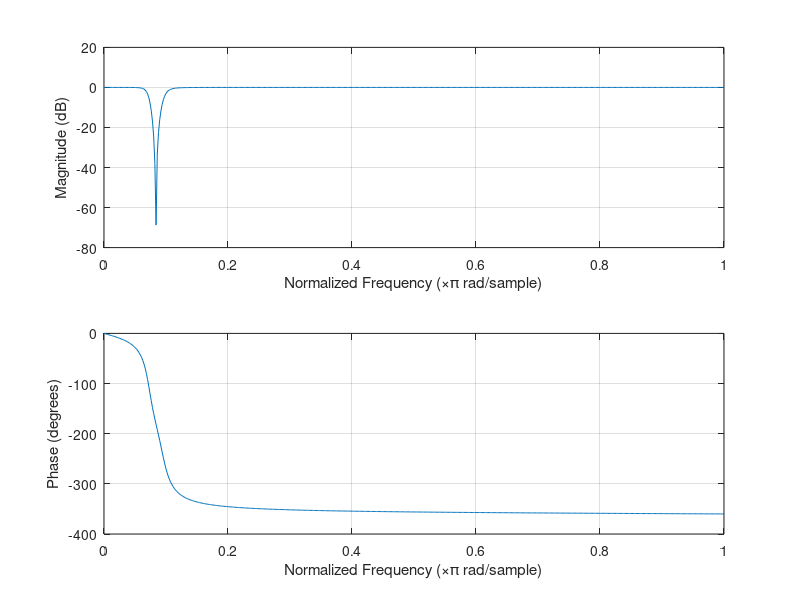
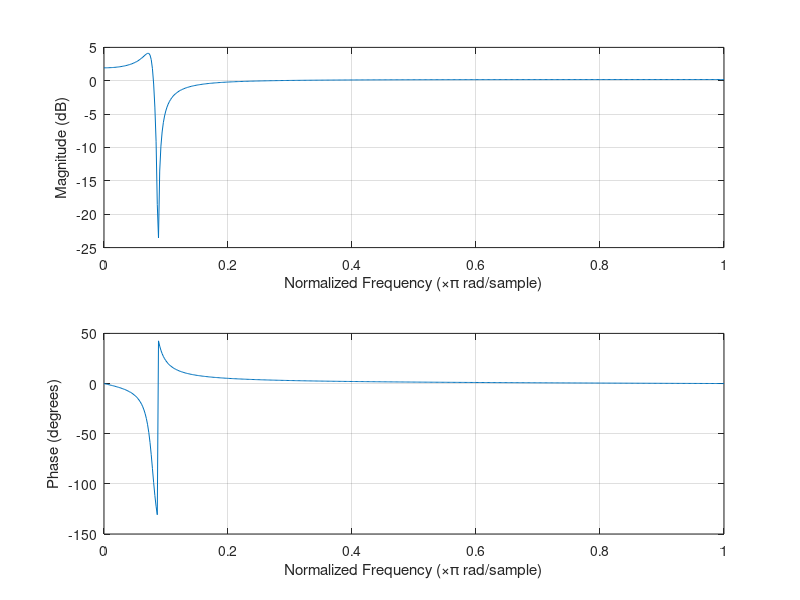
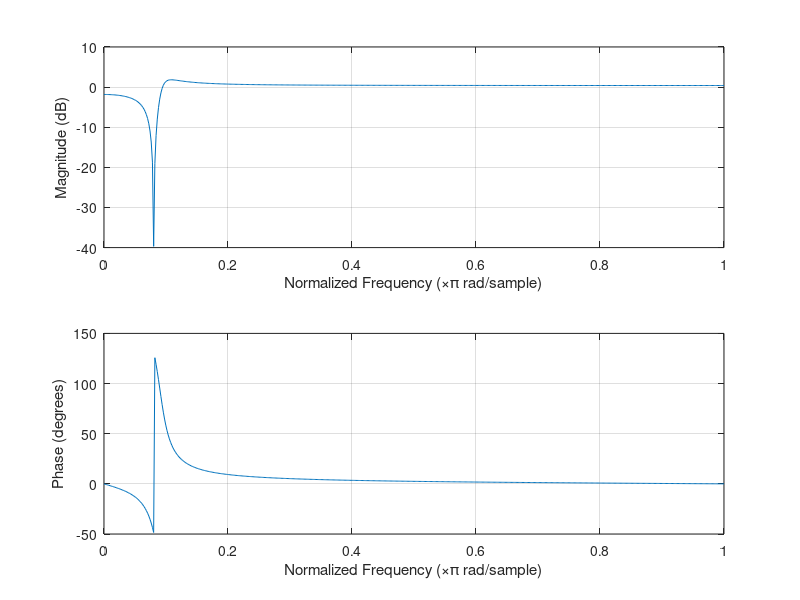

The MATLAB source for these figures, in order: (Note: this script raises an error after producing the figures.)
clear all;
clc;

[B,A] = butter(2,[0.07 0.10],'stop')
poles1 = roots(A)
zeroes1 = roots(B)
figure(1)
freqz(B,A);

B = 8*((round((B*32768/8)))/32768)
A = 8*((round((A*32768/8)))/32768)
poles2 = roots(A)
zeroes2 = roots(B)
figure(2)
freqz(B,A);


%%

clear all;
clc;

[B,A] = butter(2,[0.07 0.10],'stop')
poles1 = roots(A);
zeroes1 = roots(B);
figure(1)
freqz(B,A);


A1 = poly ([ 0.9461 + 0.2378i 0.9461 - 0.2378i]);
A2 = poly ([0.9208 + 0.2679i  0.9208 - 0.2679i]);
B1 = poly ([0.9628 + 0.2701i  0.9628 - 0.2701i]);
B2 = poly ([0.9684 + 0.2494i  0.9684 - 0.2494i]);

B1 = 8*((round((B1*32768/8)))/32768);
A1 = 8*((round((A1*32768/8)))/32768);

B2 = 8*((round((B2*32768/8)))/32768);
A2 = 8*((round((A2*32768/8)))/32768);



figure(2);
freqz(B1,A1)
figure(3);
freqz(B2,A2)



%%

clc;
clear;
[B1,A1] = butter(1,[0.07 0.10],'stop')
[B2,A2] = butter(1,[0.07 0.10],'stop')

B1 = 8*((round((B1*32768/8)))/32768)
A1 = 8*((round((A1*32768/8)))/32768)

B2 = 8*((round((B2*32768/8)))/32768)
A2 = 8*((round((A2*32768/8)))/32768)


H1=dfilt.df2t(B1,A1);
H2=dfilt.df2t(B2,A2);


Hcas=dfilt.cascade(H1,H2)

freqz(Hcas);
phasez(Hcas);